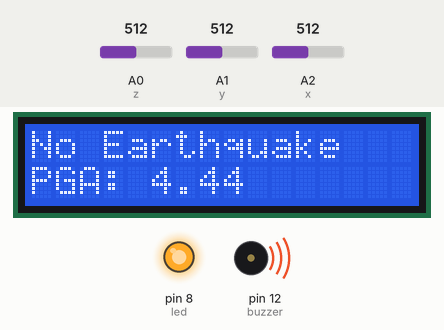
This sketch was run on a simulated Arduino Uno, built with avr-gcc and run on an emulated ATmega328P. On the bench: 16×2 character LCD, output pins drawn as LEDs (lit = HIGH), buzzer (waves = sounding, pin HIGH). The inputs (shaded band) are chosen by the test bench; at power-on: A0 (z) = 512, A1 (y) = 512, A2 (x) = 512. What the sketch prints to the serial monitor is not drawn.

Above: at 13.2 s.
13.3 s: A0 (z) set to 716
At 14.2 s:
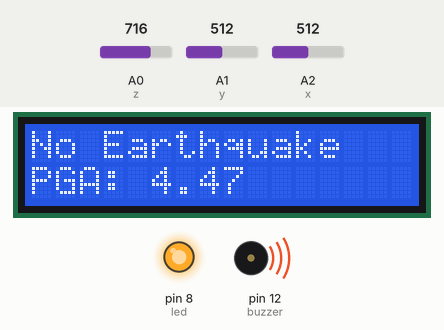
15.0 s: A1 (y) set to 716
At 15.7 s:
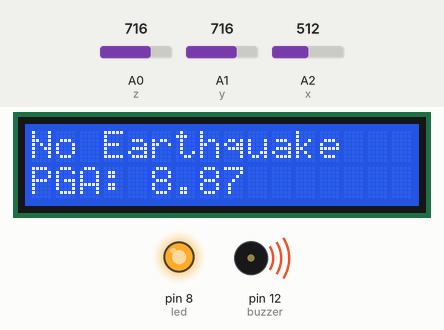
16.9 s: A2 (x) set to 716
At 18.4 s:
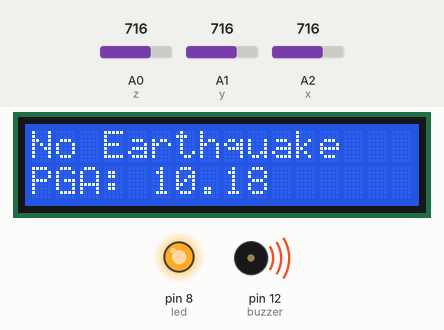
18.7 s: A0 (z) set to 900
At 19.8 s:
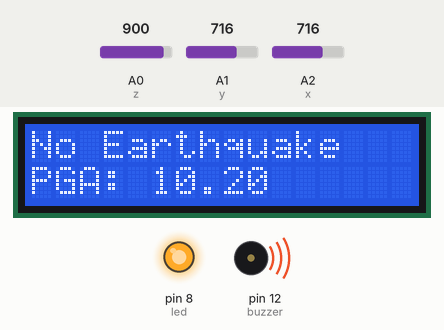
20.4 s: A1 (y) set to 900
At 21.4 s:
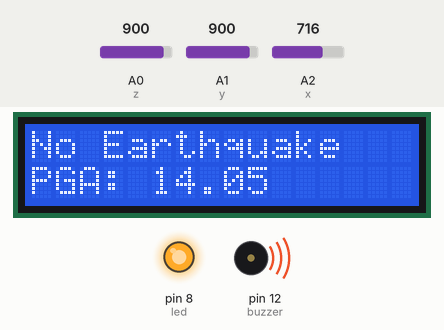
22.3 s: A2 (x) set to 900
At 23.1 s:
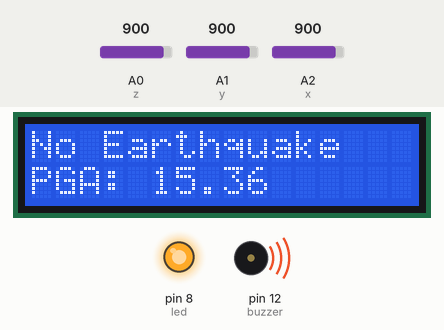
Timing chart, 0 to 25.1 s (numbered marks = the images above; inputs shaded):
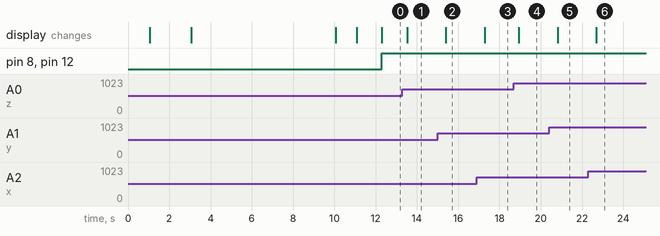

The sketch:

earthquakeDetector.ino
```cpp
#include<LiquidCrystal.h> // lcd Header
#include <SoftwareSerial.h> //SMS header

SoftwareSerial sim(10, 11); // pins fir GSM Module
LiquidCrystal lcd(7,6,5,4,3,2); // pins for LCD Connection

#define buztime 1000
#define buzzer 12 // buzzer pin
#define led 8 //led pin

#define x A2 // x_out pin of Accelerometer
#define y A1 // y_out pin of Accelerometer
#define z A0 // z_out pin of Accelerometer

/*variables*/
int xvalue;
int yvalue;
int zvalue;
int xinitial=0;
int yinitial= -1;
int zinitial=0;
int buz;
/*GSM Module variables*/
int _timeout;

//SMS NUMBER
const String PHONE_1 = "+639198452849";
const String PHONE_2 = "+639764933906"; //optional

//MSG
const String msgStudent =  "Earthquake Alert! \n\nAn earthquake has been detected in your area. Residents are advised to duck, cover, and hold. An aftershock is expected in a few minutes. Stay calm and protect yourselves.";

void setup()
{
lcd.begin(16,2); //initializing lcd
Serial.begin(9600); // initializing serial
delay(1000);
lcd.print("EarthQuake ");
lcd.setCursor(0,1);
lcd.print("Detector ");
delay(2000);
lcd.clear();
lcd.print("Calibrating.....");
lcd.setCursor(0,1);
lcd.print("Please wait...");
pinMode(buzzer, OUTPUT);
pinMode(led, OUTPUT);
buz=0;
digitalWrite(buzzer, buz);
digitalWrite(led, buz);
delay(7000); //delay for 7 seconds to make sure the modules get the signal
lcd.print("System Started...");
sim.begin(9600);
delay(1000);
lcd.clear();
lcd.print("Device Ready");
delay(1000);
}

void loop()
{
xvalue = analogRead(x);
int x = map(xvalue,272, 406,-100,100);
float xg = (float)x/(-100.00);
Serial.print("\t");
Serial.print(xg);
Serial.print("g   ");

yvalue = analogRead(y);
int y = map(yvalue,276, 360,-100,100);
float yg = (float)y/(-100.00);
Serial.print("\t");
Serial.print(yg);
Serial.print("g   ");

zvalue = analogRead(z);
int z = map(zvalue,272, 407,-100,100);
float zg = (float)z/(1000.00);
Serial.print("\t");
Serial.print(zg);
Serial.print("g   ");
Serial.println();
delay(100);

float PGA = sqrt((xg-xinitial)*(xg-xinitial)+(yg-yinitial)*(yg-yinitial)+(zg-zinitial)*(zg-zinitial));
Serial.print(PGA);
delay(100);
lcd.clear();
lcd.print("No Earthquake");
lcd.setCursor(0,1);
lcd.print("PGA: ");
lcd.setCursor(5,1);
lcd.print(PGA);

/* comparing change with predefined limits*/
if (PGA > 0.60){
if(buz == 0);
long start=millis();
buz=1;
}

else if(buz == 1){
lcd.setCursor(0,0);
lcd.print("Earthquake Alert");
if(millis()>=buztime);
delay(4000);
buz=0;
//
if(PHONE_1 != " "){
  Serial.print("Phone 1: ");
  send_sms(msgStudent,PHONE_1);
  }
if(PHONE_2 != " "){
  Serial.print("Phone 2: ");
  send_sms(msgStudent,PHONE_2);
  }

delay(100);
sim.println((char)26);// ASCII code of CTRL+Z
delay(200);
}

digitalWrite(buzzer, buz); // buzzer on and off command
digitalWrite(led, buz); // led on and off command

}

void send_sms(String text,String phone)
{
    Serial.println("sending sms....");
    delay(50);
    sim.print("AT+CMGF=1\r");
    delay(1000);
    sim.print("AT+CMGS=\""+ phone +"\"\r");
    delay(100);
    sim.print(text);
    delay(100);
    sim.write(0x1A); //ascii code for ctrl-26 //Serial2.println((char)26); //ascii code for ctrl-26
}
```

Measured:
- after the input at 13.3 s, the display: changes after 0.23 s (image 1)
- after the input at 15.0 s, the display: changes after 0.40 s (image 2)
- after the input at 16.9 s, the display: changes after 0.38 s (image 3)
- after the input at 18.7 s, the display: changes after 0.24 s (image 4)
- after the input at 20.4 s, the display: changes after 0.41 s (image 5)
- after the input at 22.3 s, the display: changes after 0.39 s (image 6)
